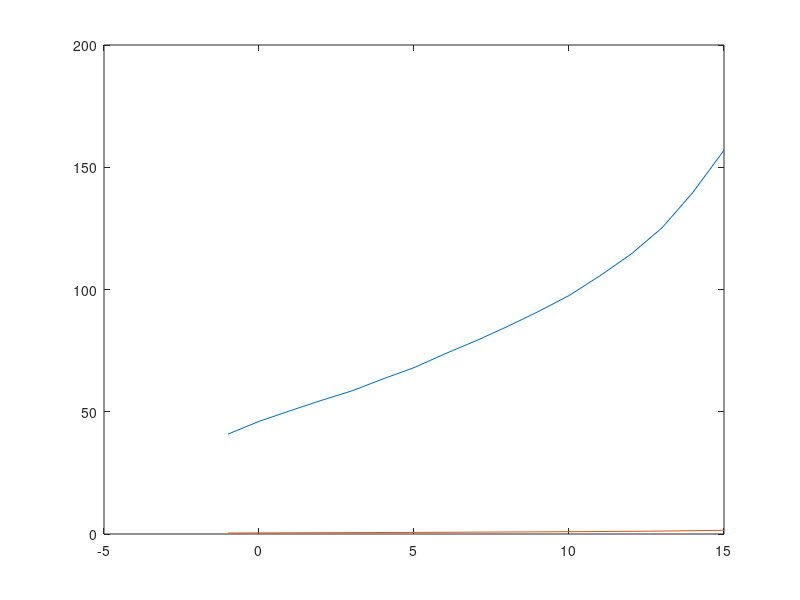

Reproduce this figure in MATLAB.
keys = (-1:15)';
values = [3.71 3.83 3.92 4.0 4.07 4.15 4.22 4.3 4.37 4.44 4.51 4.58 4.66 4.74 4.83 4.94 5.056]';
transformed_values = exp(values);

least = (keys' * keys \ keys' * transformed_values)

fit = (0.1 * transformed_values) / least
plot(keys, transformed_values);
hold on;
plot(keys, fit)
